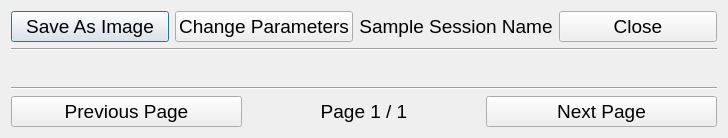
<?xml version="1.0" encoding="UTF-8"?>
<ui version="4.0">
 <class>Dialog</class>
 <widget class="QDialog" name="Dialog">
  <property name="geometry">
   <rect>
    <x>0</x>
    <y>0</y>
    <width>728</width>
    <height>138</height>
   </rect>
  </property>
  <property name="windowTitle">
   <string>Dialog</string>
  </property>
  <layout class="QVBoxLayout" name="verticalLayout_2">
   <item>
    <layout class="QVBoxLayout" name="masterVerticalLayout">
     <item>
      <layout class="QHBoxLayout" name="generalButtonsLayout">
       <item>
        <widget class="QPushButton" name="saveButton">
         <property name="font">
          <font>
           <pointsize>14</pointsize>
          </font>
         </property>
         <property name="text">
          <string>Save As Image</string>
         </property>
        </widget>
       </item>
       <item>
        <widget class="QPushButton" name="regenerateButton">
         <property name="font">
          <font>
           <pointsize>14</pointsize>
          </font>
         </property>
         <property name="text">
          <string>Change Parameters</string>
         </property>
        </widget>
       </item>
       <item>
        <widget class="QLabel" name="sessionNameLabel">
         <property name="font">
          <font>
           <pointsize>14</pointsize>
          </font>
         </property>
         <property name="text">
          <string>Sample Session Name</string>
         </property>
         <property name="alignment">
          <set>Qt::AlignCenter</set>
         </property>
        </widget>
       </item>
       <item>
        <widget class="QPushButton" name="closeButton">
         <property name="font">
          <font>
           <pointsize>14</pointsize>
          </font>
         </property>
         <property name="text">
          <string>Close</string>
         </property>
        </widget>
       </item>
      </layout>
     </item>
     <item>
      <widget class="Line" name="generalButtonsLine">
       <property name="orientation">
        <enum>Qt::Horizontal</enum>
       </property>
      </widget>
     </item>
     <item>
      <widget class="QWidget" name="gridWidget" native="true">
       <layout class="QVBoxLayout" name="verticalLayout">
        <property name="leftMargin">
         <number>0</number>
        </property>
        <property name="topMargin">
         <number>0</number>
        </property>
        <property name="rightMargin">
         <number>0</number>
        </property>
        <property name="bottomMargin">
         <number>0</number>
        </property>
        <item>
         <layout class="QGridLayout" name="trialGridLayout">
          <property name="spacing">
           <number>0</number>
          </property>
         </layout>
        </item>
       </layout>
      </widget>
     </item>
     <item>
      <widget class="Line" name="pageButtonsLine">
       <property name="orientation">
        <enum>Qt::Horizontal</enum>
       </property>
      </widget>
     </item>
     <item>
      <layout class="QHBoxLayout" name="horizontalButtonLayout">
       <item>
        <widget class="QPushButton" name="previousButton">
         <property name="font">
          <font>
           <pointsize>14</pointsize>
          </font>
         </property>
         <property name="text">
          <string>Previous Page</string>
         </property>
        </widget>
       </item>
       <item>
        <widget class="QLabel" name="pageNumberLabel">
         <property name="font">
          <font>
           <pointsize>14</pointsize>
          </font>
         </property>
         <property name="text">
          <string>Page 1 / 1</string>
         </property>
         <property name="alignment">
          <set>Qt::AlignCenter</set>
         </property>
        </widget>
       </item>
       <item>
        <widget class="QPushButton" name="nextButton">
         <property name="font">
          <font>
           <pointsize>14</pointsize>
          </font>
         </property>
         <property name="text">
          <string>Next Page</string>
         </property>
        </widget>
       </item>
      </layout>
     </item>
    </layout>
   </item>
  </layout>
 </widget>
 <resources/>
 <connections/>
</ui>
